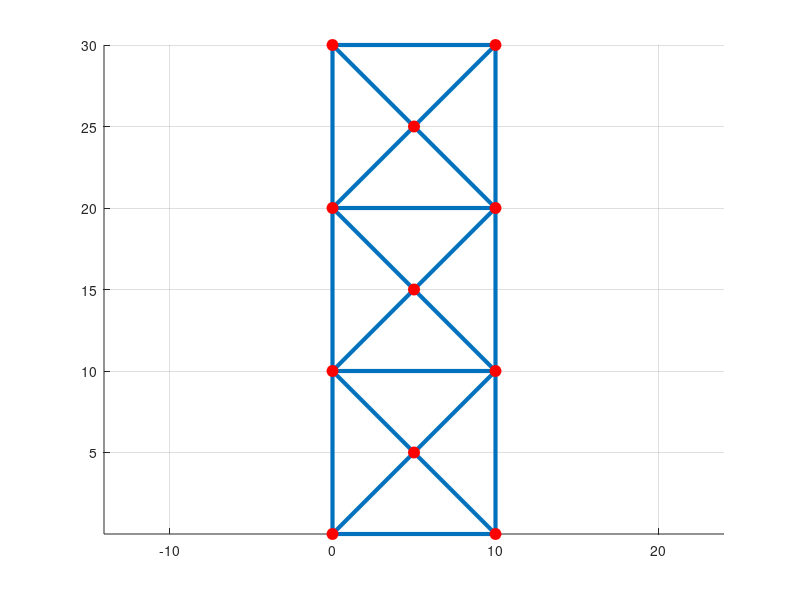

This figure's MATLAB source:
close all; clc; clear

% Truss geometry setup for animation
% Truss treated as a directed graph: adjacency list, edges and shit

L = [10 10 10];
a = 10;
nSet = struct('nodes', {cell(11,1)}); 

% Assign node coords
coords = [ [zeros(4,1); (a/2)*ones(3,1); a*ones(4,1)], ... 
           [0; L(1); sum(L(1:2)); sum(L(1:3)); ... 
            sum(L(1:2)) + L(3)/2 ; L(1) + L(2)/2; L(1)/2; ...    
            0; L(1); sum(L(1:2)); sum(L(1:3))] ];

for i = 1:11
    nSet.nodes{i} = struct('x',coords(i,1),'y',coords(i,2));
end

% Adjacency list
lst = {[2,7,8],[3,6,7,9],[4,5,10,6],[5,11], ... 
       [],[],[],[7],[6,7,8],[5,6,9],[5,10]};

%Scan down the adjacency list of each node, draw the edges
hold on
for i = 1:11
    for j = 1:length(lst{i})
        other = nSet.nodes{lst{i}(j)};
        line([nSet.nodes{i}.x, other.x], [nSet.nodes{i}.y, other.y],'linewidth',3);
    end
end
plot(coords(:,1),coords(:,2),'ro','markerfacecolor','r','markersize',8);
axis equal
grid
%tcmgPlotFormat()